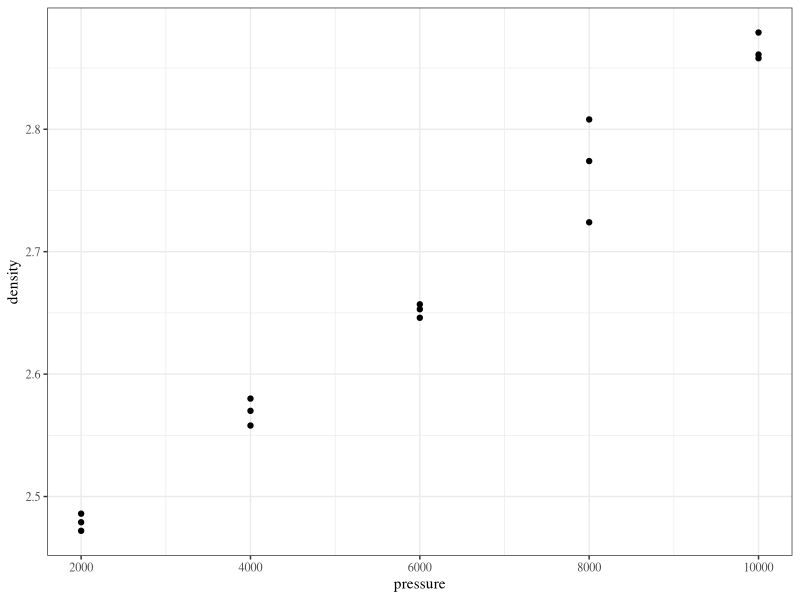

R code for this plot:
## ---- chunk 1
library(knitr)
library(tidyverse)
library(xtable)
library(MASS)

knitr::opts_chunk$set(echo=FALSE, message=FALSE, warning=FALSE, fig.height = 2)
theme_set(theme_bw(base_family = "serif"))

set.seed(305)
## ---- chunk 2
ceramics <- read.csv("../../data/ceramics.csv")
kable(cbind(ceramics[1:8, ], rbind(ceramics[9:15, ], c("", ""))))

ggplot(ceramics) +
  geom_point(aes(pressure, density))

## ---- chunk 3
stackloss <- read_csv("../../data/stackloss.csv")
